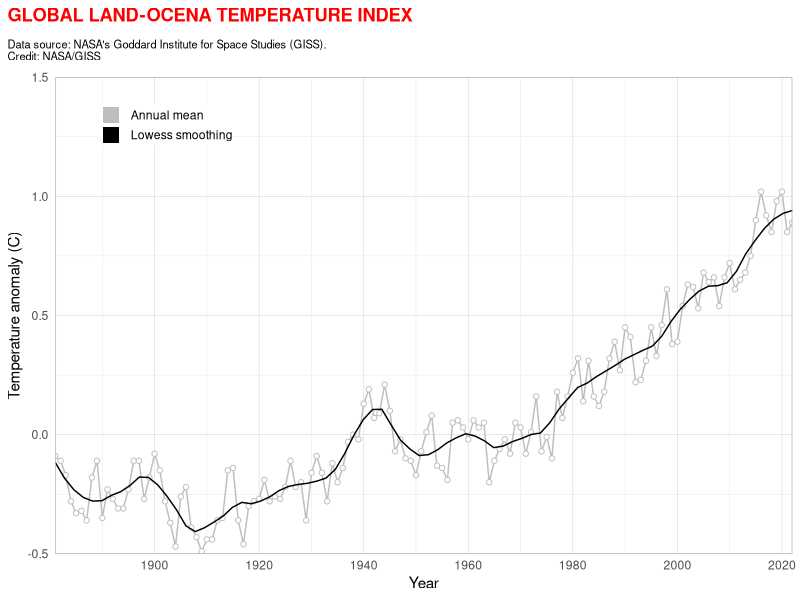
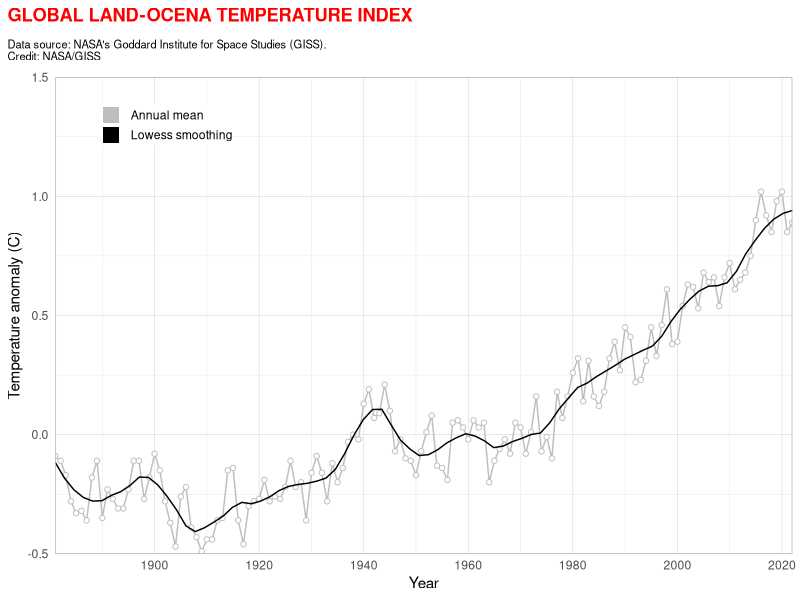

Source code (R) for these figures, in order:
# the new files for readmE
# https://www.youtube.com/watch?v=fskblEWSeWU&t=101s

library(tidyverse)
 read_csv("data/GLB.Ts+dSST.csv", skip = 1, na = "***") %>% 
   drop_na() %>% 
  select(year=Year, t_diff=`J-D`) %>% 
           ggplot(aes(x= year, y=t_diff)) +
  geom_line(aes(color="1") , size=0.5, show.legend = FALSE)+
  geom_point(fill="white",aes(color="1"), shape=21, show.legend = TRUE )+
  geom_smooth(se=F, aes(color="2"), size=0.5, span=0.15, show.legend = FALSE)+
  scale_x_continuous(breaks = seq(1880, 2023, 20), expand = c(0,0))+
  scale_y_continuous(limits = c(-0.5, 1.5), expand = c(0,0))+
  scale_color_manual(name=NULL,
                      breaks=c(1,2),
                      values = c("gray", "black"),
                      labels=c("Annual mean", "Lowess smoothing"),
                     guide=guide_legend(override.aes = list(shape=15,size=5)))+
   labs(
     x="Year",
     y="Temperature anomaly (C)",
     title="GLOBAL LAND-OCENA TEMPERATURE INDEX",
     subtitle = "Data source: NASA's Goddard Institute for Space Studies (GISS).\nCredit: NASA/GISS"
   )+
  theme_light()+
    theme(axis.ticks = element_blank(),
          plot.title.position = "plot",
          plot.title = element_text(margin = margin(b=10), color="red",face="bold"),
          plot.subtitle = element_text(size=8, margin=margin(b=10)),
          legend.position = c(0.15,0.9),
          legend.title = element_text(size = 0),
          legend.key.height = unit(10, "pt"),
          legend.margin = margin(0,0,0,0))
 


 ggsave("figures/temperature_index_plot.png", width = 6, height = 4)
 
 